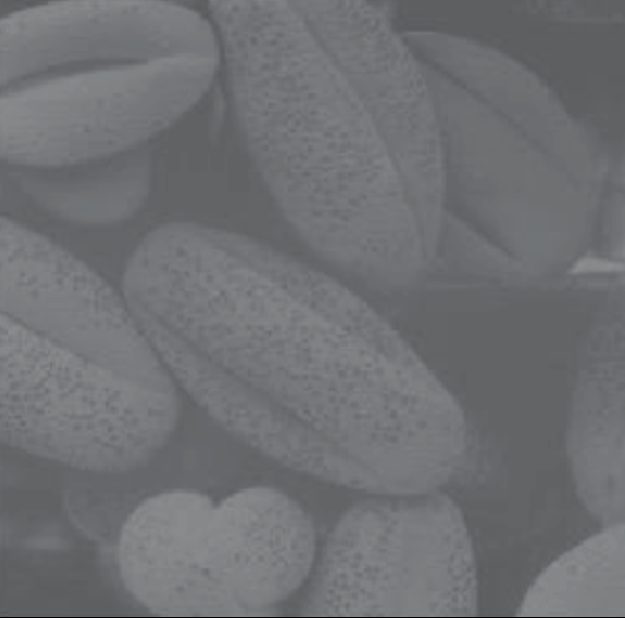
#> input picture beans.png, 625 x 618 px
$ python histogram_equalization.py
#> lines starting #> are read from the running program, lines starting #| are printed output that depends on the picture
"""

Histogram Equalizer in Python

"""

import math

import cv2
import matplotlib.pyplot as plt
import numpy as np

img = cv2.imread("beans.png", cv2.IMREAD_GRAYSCALE)
#> img: shape (618, 625); min 0, max 142, mean 112.9
w, h = img.shape[:2]
#> w = 618; h = 625
newImage = np.zeros([w, h])


def freq(lst):
    d = {}
    for i in lst:
        for j in i:
            if d.get(j):
                d[j] += 1
            else:
                d[j] = 1
    return d


def probability(d, total_pixels):
    l = {}
    for i in range(256):
        value = d.get(i)
        if value != None:
            l[i] = value / total_pixels
    return l


def equalizer(d, l):
    f_dic = {}
    last_sum = 0
    for i in range(l):
        if d.get(i):
            prob = d.get(i)
            last_sum = last_sum + ((l - 1) * prob)
            f_dic[i] = math.floor(last_sum)
    return f_dic


def replace_values(f_dic, img):
    print(f_dic)
    for i in range(len(img)):
        for j in range(len(img)):
            vv = f_dic.get(img[i][j])
            if vv != None:
                newImage[i][j] = vv
    return newImage


def histogramEqualization(img):
    freqq = freq(img)
#> after the loop in freq, `for i in lst:`: d = 46 items
    area = img.shape
    total_pixels = area[0] * area[1]
    prob = probability(freqq, total_pixels)
    f_dic = equalizer(prob, 256)
    new_img = replace_values(f_dic, img)
    return new_img


new_img = histogramEqualization(img)
#> the loop in probability, `for i in range(256):` made 256 passes
#> value on passes 1, 91, 93: 625, 16, 89
#> the loop in equalizer, `for i in range(l):` made 256 passes
#> (prob, last_sum) on passes 1, 91, 93, 94, 96, 97, 99, 100, 102, 103, 104, 106: (0.00162, 0.413), (4.14e-05, 0.423), (0.00023, 0.482), (0.00477, 1.7), (0.0306, 9.5), (0.0252, 15.93), (0.0305, 23.71), (0.0106, 26.42), (0.103, 52.56), (0.0329, 60.95), (0.0554, 75.09), (0.0157, 79.1)
#> prob on pass 138: 0.00218
#> after the loop in equalizer, `for i in range(l):`: last_sum = 255
#> in histogramEqualization, `f_dic = equalizer(prob, 256)`: f_dic = 46 items
#> (printed output is left out)
#> after the loop in replace_values, `for i in range(len(img)):`:
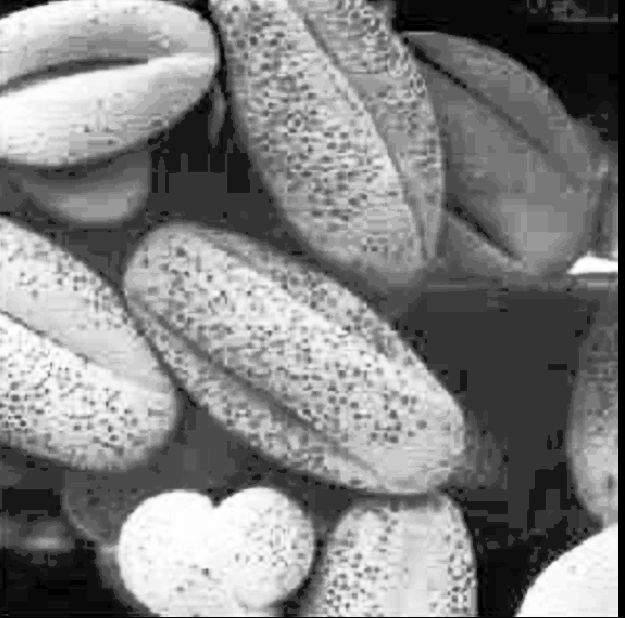
#> newImage: shape (618, 625) float64; min 0, max 254, mean 130.8

f = plt.figure()
f.add_subplot(1, 2, 1)
plt.imshow(img, cmap=plt.get_cmap("gray"))
f.add_subplot(1, 2, 2)
plt.imshow(new_img, cmap=plt.get_cmap("gray"))
plt.show()
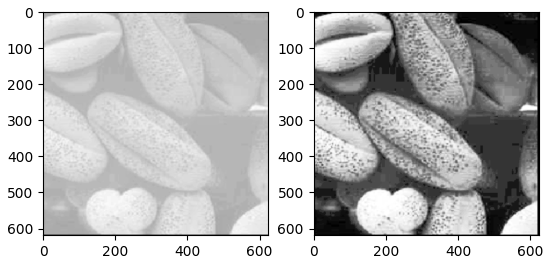
#> figure drawn by matplotlib, 2 panels
